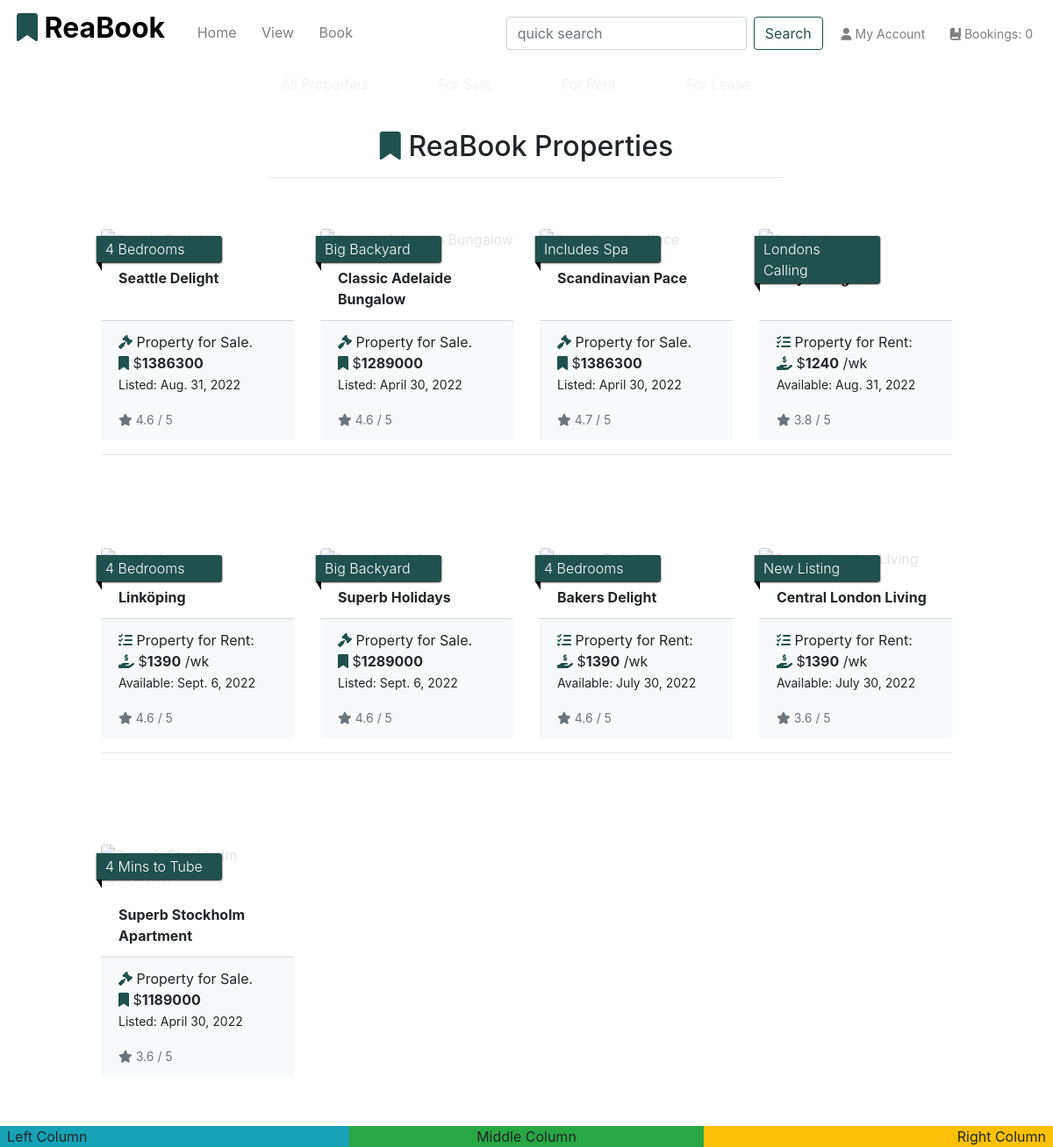
Page /properties/ on the committed database.
### app_properties/models.py (models this page shows, shortened)
class Property(models.Model):
    category = models.ForeignKey(
        'Category', null=True, blank=True, on_delete=models.SET_NULL
        )
    sector = models.ForeignKey(
        'Sector', null=True, blank=True, on_delete=models.SET_NULL
        )
    title_no = models.CharField(max_length=254, null=True, blank=True)
    name = models.CharField(max_length=30)
    ribbon_feature = models.CharField(max_length=20, default="New Listing")
    description = models.TextField()
    sale_price = models.IntegerField(null=False, blank=False, default=0)
    rent_pw = models.IntegerField(null=False, blank=False, default=0)
    rating = models.DecimalField(
        max_digits=3, decimal_places=1, null=True, blank=True
        )
    main_image_url = models.URLField(max_length=1024, null=True, blank=True)
    main_image = models.ImageField(null=True, blank=True)
    bath_image = models.ImageField(null=True, blank=True)
    kitchen_image = models.ImageField(null=True, blank=True)
    bedroom_image = models.ImageField(null=True, blank=True)
    living_image = models.ImageField(null=True, blank=True)
    main_image = models.ImageField(null=True, blank=True)
    bedrooms = models.IntegerField(null=False, blank=False)
    bathrooms = models.IntegerField(null=False, blank=False)
    carports = models.IntegerField(null=False, blank=False)
    land_area = models.IntegerField(null=True, blank=True)
    building_area = models.IntegerField(null=True, blank=True)
    air_conditioning = models.IntegerField(null=False, blank=False)
    unit_no = models.IntegerField(null=True, blank=True)
    house_no = models.IntegerField(null=True, blank=True)
    level = models.IntegerField(null=True, blank=True)
    street = models.CharField(max_length=40, null=True, blank=True)
    suburb = models.CharField(max_length=40)
    city = models.CharField(max_length=40)
    state = models.CharField(max_length=40, null=True, blank=True)
    country = models.CharField(max_length=40, null=True, blank=True)
    postcode = models.CharField(max_length=10)
    build_date = models.DateField(null=True, blank=True)
    list_date = models.DateField()
    list_duration = models.IntegerField(null=False, blank=False, default=30)
    date_available = models.DateField(null=True, blank=True)
    owner_fname = models.CharField(max_length=254, null=True, blank=False)
    owner_lname = models.CharField(max_length=254, null=True, blank=False)
    class Meta:
        verbose_name_plural = 'Properties'

### app_properties/views.py (the view)
# urls.py: path('', views.all_properties, name='properties'),
def all_properties(request):
    properties = Property.objects.all()
    context = {
        'properties': properties,
    }
    return render(request, 'properties/properties.html', context)

### app_properties/templates/properties/properties.html (shortened to what this page needs)
{% extends 'base.html' %}
{% load static %}
{% block page_header %}
<div class="container header-container-subpages">
</div>
{% endblock %}
{% block content %}
<div class="container-fluid">
    <div class="row">
        <div class="col text-center mt-4">
            <h2 class="logo-font"><i class="fas fa-bookmark reabook-logo"></i> ReaBook Properties</h2>
            <hr class="w-50 mb-2">
        </div>
    </div>
    <div class="row">
        <div class="product-container col-10 offset-1">
            <div class="row">
                {% for property in properties %}
                <div class="col-sm-6 col-md-6 col-lg-4 col-xl-3">
                    <div class="card property-card h-100 border-0">
                        <p class="ribbon font-weight-light">{{ property.ribbon_feature }}</p>
                        {% if property.main_image %}
                        <a href="">
                        </a>
                        {% else %}
                        <a href="">
                        </a>
                        {% endif %}
                        <div class="card-body pb-2">
                            <p class="mb-0 font-weight-bold">{{ property.name }}</p>
                        </div>
                        <div class="card-footer bg-light mt-1 bt-1 text-left">
                            <div class="row">
                                <div class="col">
                                    <p class="lead mb-0 text-left font-weight-bold">
                                        {% if property.sale_price > 0 %}
                                            <p class="fw-lighter fs-5"><i class="fas fa-gavel reabook-logo"></i> Property for Sale.
                                                <br><i class="fas fa-bookmark reabook-logo"></i> $<strong>{{ property.sale_price }}</strong>
                                                <br><small>Listed: {{ property.list_date }}</small></p>
                                            </p>
                                        {% else %}
                                            <p class="fw-lighter fs-6"><i class="fas fa-tasks reabook-logo"></i> Property for Rent:
                                                <br><i class="fas fa-hand-holding-usd reabook-logo"></i> $<strong>{{ property.rent_pw }}</strong> /wk
                                                <br><small>Available: {{ property.date_available }}</small></p>
                                        {% endif %}
                                    </p>
                                    {% if property.rating %}
                                    <small class="text-muted"><i class="fas fa-star mr-1"></i>{{ property.rating }} / 5</small>
                                    {% else %}
                                    <small class="text-muted">Not Rating Yet</small>
                                    {% endif %}
                                </div>
                            </div>
                        </div>
                    </div>
                </div>
                {% if forloop.counter|divisibleby:4 %}
                    <div class="col-12 d-none d-xl-block mb-5">
                        <hr>
                    </div>
                {% endif %}
                {% endfor %}
            </div>
        </div>
    </div>
</div>
{% endblock %}

### static/css/base.css (style rules this page uses)
html { height: 100%; }
.reabook-logo { color: #20514C; }
.property-card { padding-top: 2.5rem; }
.property-card > p { position: absolute; width: 65%; padding: 3px 20px 3px 10px; margin: 10px 10px 10px -5px; color: #fff; background-color: #20514C; border-radius: 0px 3px 3px 0px; box-shadow: 0px 1px 2px #000; -webkit-box-shadow: 0px 1px 2px #000; -moz-box-shadow: 0px 1px 2px #000; z-index: 2; }
.property-card > p:before, .property-card > p:after { content: ' '; position: absolute; }
.property-card > p:after { left: 0px; top: 100%; border-width: 5px 3px; border-style: solid; border-color: #000 #000 transparent transparent; }
.property-card a { opacity: 0.5; }
a, a:hover { text-decoration: none; color: #cccccc; }
@media (min-width: 1200px) { .container { max-width: 80%; } }
@media (min-width: 992px) { .header-container-subpages { padding-top: 7.75rem; border-radius: .75rem; } }

### rows in the picture
Property: ribbon_feature "4 Bedrooms", name "Seattle Delight", sale_price "1386300", list_date "Aug. 31, 2022", rating "4.6"
Property: ribbon_feature "Big Backyard", name "Classic Adelaide Bungalow", sale_price "1289000", list_date "April 30, 2022", rating "4.6"
Property: ribbon_feature "Includes Spa", name "Scandinavian Pace", sale_price "1386300", list_date "April 30, 2022", rating "4.7"
Property: ribbon_feature "Londons Calling", rent_pw "1240", date_available "Aug. 31, 2022", rating "3.8"
Property: ribbon_feature "4 Bedrooms", name "Linköping", rent_pw "1390", date_available "Sept. 6, 2022", rating "4.6"
Property: ribbon_feature "Big Backyard", name "Superb Holidays", sale_price "1289000", list_date "Sept. 6, 2022", rating "4.6"
Property: ribbon_feature "4 Bedrooms", name "Bakers Delight", rent_pw "1390", date_available "July 30, 2022", rating "4.6"
Property: ribbon_feature "New Listing", name "Central London Living", rent_pw "1390", date_available "July 30, 2022", rating "3.6"
Property: ribbon_feature "4 Mins to Tube", name "Superb Stockholm Apartment", sale_price "1189000", list_date "April 30, 2022", rating "3.6"
